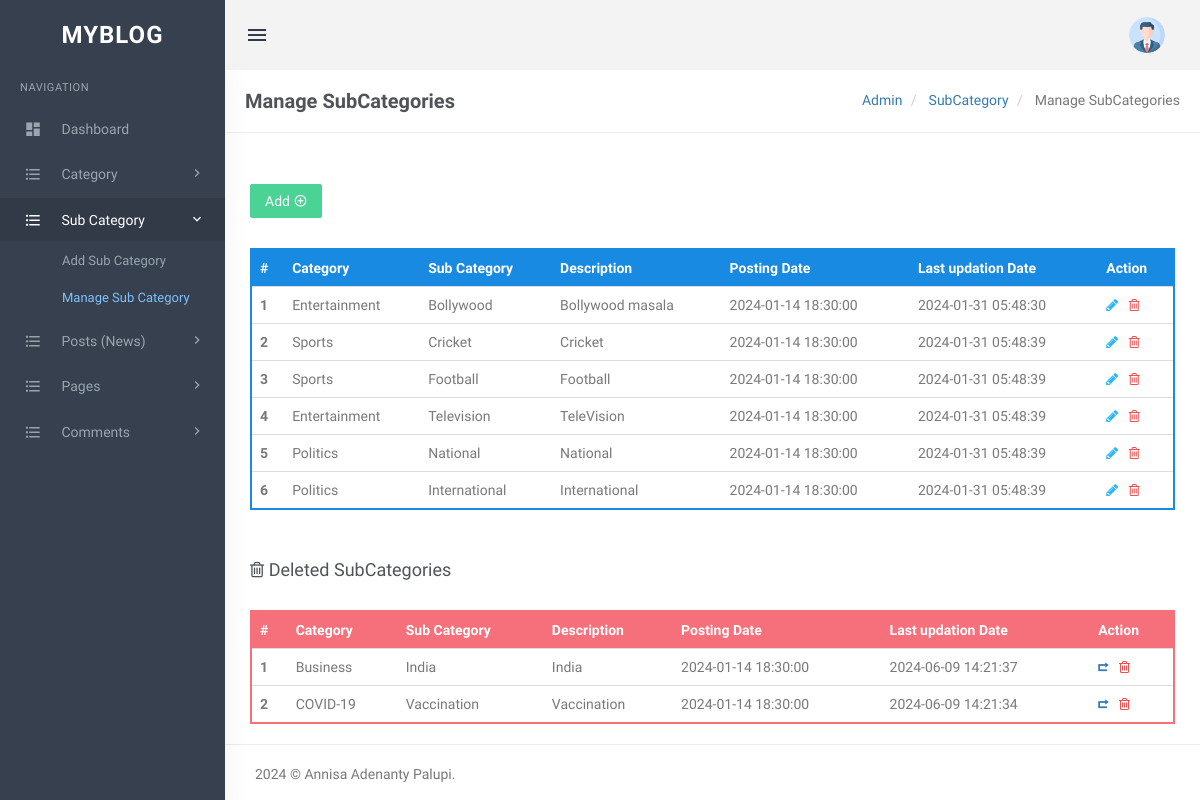
The app's page /admin/manage-subcategories.php (signed in) with its own data.
### tables this page shows
CREATE TABLE `tblsubcategory` (
  `SubCategoryId` int NOT NULL,
  `CategoryId` int DEFAULT NULL,
  `Subcategory` varchar(255) DEFAULT NULL,
  `SubCatDescription` mediumtext,
  `PostingDate` timestamp NOT NULL DEFAULT CURRENT_TIMESTAMP,
  `UpdationDate` timestamp NULL DEFAULT NULL ON UPDATE CURRENT_TIMESTAMP,
  `Is_Active` int DEFAULT NULL
);

CREATE TABLE `tblcategory` (
  `id` int NOT NULL,
  `CategoryName` varchar(200) DEFAULT NULL,
  `Description` mediumtext,
  `PostingDate` timestamp NULL DEFAULT CURRENT_TIMESTAMP,
  `UpdationDate` timestamp NULL DEFAULT NULL ON UPDATE CURRENT_TIMESTAMP,
  `Is_Active` int DEFAULT NULL
);

### admin/manage-subcategories.php (the view, shortened to what this page needs)
<?php
include('includes/config.php');
if(strlen($_SESSION['login'])==0)
  {
header('location:index.php');
}
else{
?>
<!DOCTYPE html>
<html lang="en">
    <head>
        <link href="assets/css/bootstrap.min.css" rel="stylesheet" type="text/css" />
        <link href="assets/css/core.css" rel="stylesheet" type="text/css" />
        <link href="assets/css/components.css" rel="stylesheet" type="text/css" />
        <link href="assets/css/icons.css" rel="stylesheet" type="text/css" />
        <link href="assets/css/pages.css" rel="stylesheet" type="text/css" />
        <link href="assets/css/menu.css" rel="stylesheet" type="text/css" />
        <link href="assets/css/responsive.css" rel="stylesheet" type="text/css" />
		<link rel="stylesheet" href="../plugins/switchery/switchery.min.css">
    </head>
    <body class="fixed-left">
        <div id="wrapper">
<?php include('includes/topheader.php');?>
<?php include('includes/leftsidebar.php');?>
            <div class="content-page">
                <div class="content">
                    <div class="container">
                        <div class="row">
							<div class="col-xs-12">
								<div class="page-title-box">
                                    <h4 class="page-title">Manage SubCategories</h4>
                                    <ol class="breadcrumb p-0 m-0">
                                        <li>
                                            <a href="#">Admin</a>
                                        </li>
                                        <li>
                                            <a href="#">SubCategory </a>
                                        </li>
                                        <li class="active">
                                           Manage SubCategories
                                        </li>
                                    </ol>
                                    <div class="clearfix"></div>
                                </div>
							</div>
						</div>
<div class="row">
<div class="col-sm-6">
</div>
                                    <div class="row">
										<div class="col-md-12">
											<div class="demo-box m-t-20">
<div class="m-b-30">
<a href="add-subcategory.php">
<button id="addToTable" class="btn btn-success waves-effect waves-light">Add <i class="mdi mdi-plus-circle-outline" ></i></button>
</a>
 </div>
												<div class="table-responsive">
                                                    <table class="table m-0 table-colored-bordered table-bordered-primary">
                                                        <thead>
                                                            <tr>
                                                                <th>#</th>
                                                                <th> Category</th>
                                                                <th>Sub Category</th>
                                                                <th>Description</th>
                                                                <th>Posting Date</th>
                                                                  <th>Last updation Date</th>
                                                                <th>Action</th>
                                                            </tr>
                                                        </thead>
                                                        <tbody>
<?php
$query=mysqli_query($con,"Select tblcategory.CategoryName as catname,tblsubcategory.Subcategory as subcatname,tblsubcategory.SubCatDescription as SubCatDescription,tblsubcategory.PostingDate as subcatpostingdate,tblsubcategory.UpdationDate as subcatupdationdate,tblsubcategory.SubCategoryId as subcatid from tblsubcategory join tblcategory on tblsubcategory.CategoryId=tblcategory.id where tblsubcategory.Is_Active=1");
$cnt=1;
$rowcount=mysqli_num_rows($query);
if($rowcount==0)
{
?>
<tr>
<td colspan="7" align="center"><h3 style="color:red">No record found</h3></td>
<tr>
<?php
} else {
while($row=mysqli_fetch_array($query))
{
?>
 <tr>
<th scope="row"><?php echo htmlentities($cnt);?></th>
<td><?php echo htmlentities($row['catname']);?></td>
<td><?php echo htmlentities($row['subcatname']);?></td>
<td><?php echo htmlentities($row['SubCatDescription']);?></td>
<td><?php echo htmlentities($row['subcatpostingdate']);?></td>
<td><?php echo htmlentities($row['subcatupdationdate']);?></td>
<td><a href="edit-subcategory.php?scid=<?php echo htmlentities($row['subcatid']);?>"><i class="fa fa-pencil" style="color: #29b6f6;"></i></a>
	&nbsp;<a href="manage-subcategories.php?scid=<?php echo htmlentities($row['subcatid']);?>&&action=del"> <i class="fa fa-trash-o" style="color: #f05050"></i></a> </td>
</tr>
<?php
$cnt++;
 }} ?>
</tbody>
                                                    </table>
                                                </div>
											</div>
										</div>
									</div>
<div class="row">
<div class="col-md-12">
<div class="demo-box m-t-20">
<div class="m-b-30">
 <h4><i class="fa fa-trash-o" ></i> Deleted SubCategories</h4>
 </div>
<div class="table-responsive">
   <table class="table m-0 table-colored-bordered table-bordered-danger">
                                                        <thead>
                                                            <tr>
                                                                <th>#</th>
                                                                <th> Category</th>
                                                                <th>Sub Category</th>
                                                                <th>Description</th>
                                                                <th>Posting Date</th>
                                                                  <th>Last updation Date</th>
                                                                <th>Action</th>
                                                            </tr>
                                                        </thead>
                                                        <tbody>
<?php
$query=mysqli_query($con,"Select tblcategory.CategoryName as catname,tblsubcategory.Subcategory as subcatname,tblsubcategory.SubCatDescription as SubCatDescription,tblsubcategory.PostingDate as subcatpostingdate,tblsubcategory.UpdationDate as subcatupdationdate,tblsubcategory.SubCategoryId as subcatid from tblsubcategory join tblcategory on tblsubcategory.CategoryId=tblcategory.id where tblsubcategory.Is_Active=0");
$cnt=1;
$rowcount=mysqli_num_rows($query);
if($rowcount==0)
{
?>
<tr>
<td colspan="7" align="center"><h3 style="color:red">No record found</h3></td>
<tr>
<?php
} else {
while($row=mysqli_fetch_array($query))
{
?>
 <tr>
<th scope="row"><?php echo htmlentities($cnt);?></th>
<td><?php echo htmlentities($row['catname']);?></td>
<td><?php echo htmlentities($row['subcatname']);?></td>
<td><?php echo htmlentities($row['SubCatDescription']);?></td>
<td><?php echo htmlentities($row['subcatpostingdate']);?></td>
<td><?php echo htmlentities($row['subcatupdationdate']);?></td>
<td><a href="manage-subcategories.php?resid=<?php echo htmlentities($row['subcatid']);?>"><i class="ion-arrow-return-right" title="Restore this SubCategory"></i></a>
    &nbsp;<a href="manage-subcategories.php?scid=<?php echo htmlentities($row['subcatid']);?>&&action=perdel"> <i class="fa fa-trash-o" style="color: #f05050"></i></a> </td>
</tr>
<?php
$cnt++;
 } }?>
</tbody>
                                                    </table>
                                                </div>
											</div>
										</div>
									</div>
                    </div>
                </div>
<?php include('includes/footer.php');?>
            </div>
        </div>
    </body>
</html>
<?php } ?>

### admin/assets/css/core.css (style rules this page uses)
body { font-family: 'Varela Round', sans-serif; margin: 0; padding-bottom: 60px; overflow-x: hidden; color: #797979; }
html { position: relative; min-height: 100%; }
.h1, .h2, .h3, .h4, .h5, .h6, h1, h2, h3, h4, h5, h6 { color: #505458; font-family: 'Hind Madurai', sans-serif; margin: 10px 0; }
* { outline: none !important; }
.container { width: auto; }
#wrapper { height: 100%; overflow: hidden; width: 100%; }
.p-0 { padding: 0 !important; }
.m-0 { margin: 0 !important; }
.m-t-20 { margin-top: 20px !important; }
.m-b-30 { margin-bottom: 30px !important; }
.row { margin-right: -10px; margin-left: -10px; }
.col-lg-1, .col-lg-10, .col-lg-11, .col-lg-12, .col-lg-2, .col-lg-3, .col-lg-4, .col-lg-5, .col-lg-6, .col-lg-7, .col-lg-8, .col-lg-9, .col-md-1, .col-md-10, .col-md-11, .col-md-12, .col-md-2, .col-md-3, .col-md-4, .col-md-5, .col-md-6, .col-md-7, .col-md-8, .col-md-9, .col-sm-1, .col-sm-10, .col-sm-11, .col-sm-12, .col-sm-2, .col-sm-3, .col-sm-4, .col-sm-5, .col-sm-6, .col-sm-7, .col-sm-8, .col-sm-9, .col-xs-1, .col-xs-10, .col-xs-11, .col-xs-12, .col-xs-2, .col-xs-3, .col-xs-4, .col-xs-5, .col-xs-6, .col-xs-7, .col-xs-8, .col-xs-9 { padding-left: 10px; padding-right: 10px; }
.breadcrumb { background-color: transparent; margin-bottom: 15px; padding-top: 10px; padding-left: 0; }
.waves-effect { position: relative; cursor: pointer; display: inline-block; overflow: hidden; -webkit-user-select: none; -moz-user-select: none; -ms-user-select: none; user-select: none; -webkit-tap-highlight-color: transparent; vertical-align: middle; z-index: 1; will-change: opacity, transform; -webkit-transition: all 0.3s ease-out; -moz-transition: all 0.3s ease-out; -o-transition: all 0.3s ease-out; -ms-transition: all 0.3s ease-out; transition: all 0.3s ease-out; }
.demo-box { padding: 10px 15px; }

### admin/assets/css/menu.css (style rules this page uses)
.content-page { margin-left: 225px; overflow: hidden; }
.content-page .content { padding: 0 5px 10px 5px; margin-top: 70px; }
.page-title { font-size: 20px; margin-bottom: 0; margin-top: 0; font-weight: 600; }
.page-title-box { padding: 20px; border-bottom: 1px solid #eee; margin: 0 -20px 20px -20px; }
.page-title-box .page-title { margin-bottom: 0; float: left; }
.page-title-box .breadcrumb { float: right; background-color: transparent !important; }

### records on screen
tblsubcategory: CategoryId.CategoryName "Entertainment", Subcategory "Bollywood", SubCatDescription "Bollywood masala", PostingDate "2024-01-14 18:30:00", UpdationDate "2024-01-31 05:48:30"
tblsubcategory: CategoryId.CategoryName "Sports", Subcategory "Cricket", SubCatDescription "Cricket", PostingDate "2024-01-14 18:30:00", UpdationDate "2024-01-31 05:48:39"
tblsubcategory: CategoryId.CategoryName "Sports", Subcategory "Football", SubCatDescription "Football", PostingDate "2024-01-14 18:30:00", UpdationDate "2024-01-31 05:48:39"
tblsubcategory: CategoryId.CategoryName "Entertainment", Subcategory "Television", SubCatDescription "TeleVision", PostingDate "2024-01-14 18:30:00", UpdationDate "2024-01-31 05:48:39"
tblsubcategory: CategoryId.CategoryName "Politics", Subcategory "National", SubCatDescription "National", PostingDate "2024-01-14 18:30:00", UpdationDate "2024-01-31 05:48:39"
tblsubcategory: CategoryId.CategoryName "Politics", Subcategory "International", SubCatDescription "International", PostingDate "2024-01-14 18:30:00", UpdationDate "2024-01-31 05:48:39"
tblsubcategory: CategoryId.CategoryName "Business", Subcategory "India", SubCatDescription "India", PostingDate "2024-01-14 18:30:00", UpdationDate "2024-06-09 14:21:37"
tblsubcategory: CategoryId.CategoryName "COVID-19", Subcategory "Vaccination", SubCatDescription "Vaccination", PostingDate "2024-01-14 18:30:00", UpdationDate "2024-06-09 14:21:34"
